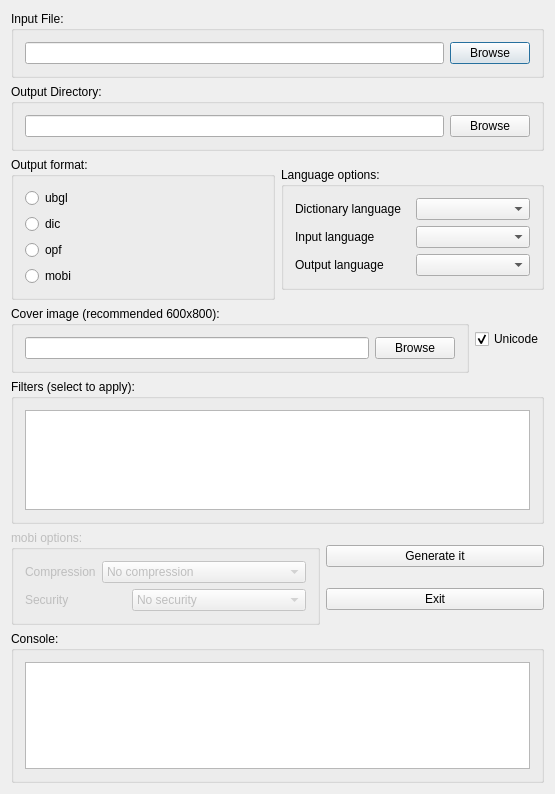
<?xml version="1.0" encoding="UTF-8"?>
<ui version="4.0">
 <class>QtBGLConverter</class>
 <widget class="QDialog" name="QtBGLConverter">
  <property name="geometry">
   <rect>
    <x>0</x>
    <y>0</y>
    <width>555</width>
    <height>794</height>
   </rect>
  </property>
  <property name="sizePolicy">
   <sizepolicy hsizetype="Preferred" vsizetype="Preferred">
    <horstretch>0</horstretch>
    <verstretch>0</verstretch>
   </sizepolicy>
  </property>
  <property name="windowTitle">
   <string>QtBGLConverter</string>
  </property>
  <layout class="QVBoxLayout" name="verticalLayout_2">
   <item>
    <widget class="QGroupBox" name="inputFileBox">
     <property name="sizePolicy">
      <sizepolicy hsizetype="Preferred" vsizetype="Fixed">
       <horstretch>0</horstretch>
       <verstretch>0</verstretch>
      </sizepolicy>
     </property>
     <property name="title">
      <string>Input File:</string>
     </property>
     <layout class="QHBoxLayout" name="horizontalLayout_7">
      <item>
       <widget class="QLineEdit" name="inputFileText"/>
      </item>
      <item>
       <widget class="QPushButton" name="inputBrowseButton">
        <property name="text">
         <string>Browse</string>
        </property>
       </widget>
      </item>
     </layout>
    </widget>
   </item>
   <item>
    <widget class="QGroupBox" name="outputDirectoryBox">
     <property name="sizePolicy">
      <sizepolicy hsizetype="Preferred" vsizetype="Fixed">
       <horstretch>0</horstretch>
       <verstretch>0</verstretch>
      </sizepolicy>
     </property>
     <property name="title">
      <string>Output Directory:</string>
     </property>
     <layout class="QHBoxLayout" name="horizontalLayout_8">
      <item>
       <widget class="QLineEdit" name="outputDirectoryText"/>
      </item>
      <item>
       <widget class="QPushButton" name="outputBrowseButton">
        <property name="text">
         <string>Browse</string>
        </property>
       </widget>
      </item>
     </layout>
    </widget>
   </item>
   <item>
    <layout class="QHBoxLayout" name="horizontalLayout">
     <item>
      <widget class="QGroupBox" name="outputTypeBox">
       <property name="sizePolicy">
        <sizepolicy hsizetype="Preferred" vsizetype="Fixed">
         <horstretch>0</horstretch>
         <verstretch>0</verstretch>
        </sizepolicy>
       </property>
       <property name="title">
        <string>Output format:</string>
       </property>
       <layout class="QVBoxLayout" name="verticalLayout_3">
        <item>
         <widget class="QRadioButton" name="ubglRadio">
          <property name="text">
           <string>ubgl</string>
          </property>
         </widget>
        </item>
        <item>
         <widget class="QRadioButton" name="dicRadio">
          <property name="text">
           <string>dic</string>
          </property>
         </widget>
        </item>
        <item>
         <widget class="QRadioButton" name="opfRadio">
          <property name="text">
           <string>opf</string>
          </property>
         </widget>
        </item>
        <item>
         <widget class="QRadioButton" name="mobiRadio">
          <property name="text">
           <string>mobi</string>
          </property>
         </widget>
        </item>
       </layout>
      </widget>
     </item>
     <item>
      <widget class="QGroupBox" name="languageOptionsBox">
       <property name="sizePolicy">
        <sizepolicy hsizetype="Preferred" vsizetype="Fixed">
         <horstretch>0</horstretch>
         <verstretch>0</verstretch>
        </sizepolicy>
       </property>
       <property name="title">
        <string>Language options:</string>
       </property>
       <layout class="QVBoxLayout" name="verticalLayout_4">
        <item>
         <layout class="QHBoxLayout" name="horizontalLayout_4">
          <item>
           <widget class="QLabel" name="dictionaryLanguageText">
            <property name="text">
             <string>Dictionary language</string>
            </property>
            <property name="wordWrap">
             <bool>false</bool>
            </property>
           </widget>
          </item>
          <item>
           <widget class="QComboBox" name="dictionaryLanguageBox"/>
          </item>
         </layout>
        </item>
        <item>
         <layout class="QHBoxLayout" name="horizontalLayout_5">
          <item>
           <widget class="QLabel" name="inputLanguageText">
            <property name="text">
             <string>Input language</string>
            </property>
            <property name="wordWrap">
             <bool>false</bool>
            </property>
           </widget>
          </item>
          <item>
           <widget class="QComboBox" name="inputLanguageBox"/>
          </item>
         </layout>
        </item>
        <item>
         <layout class="QHBoxLayout" name="horizontalLayout_6">
          <item>
           <widget class="QLabel" name="outputLanguageText">
            <property name="text">
             <string>Output language</string>
            </property>
            <property name="wordWrap">
             <bool>false</bool>
            </property>
           </widget>
          </item>
          <item>
           <widget class="QComboBox" name="outputLanguageBox"/>
          </item>
         </layout>
        </item>
       </layout>
      </widget>
     </item>
    </layout>
   </item>
   <item>
    <layout class="QHBoxLayout" name="horizontalLayout_2">
     <item>
      <widget class="QGroupBox" name="groupBox_6">
       <property name="title">
        <string>Cover image (recommended 600x800):</string>
       </property>
       <layout class="QHBoxLayout" name="horizontalLayout_11">
        <item>
         <widget class="QLineEdit" name="coverImageText"/>
        </item>
        <item>
         <widget class="QPushButton" name="coverImageBrowseButton">
          <property name="text">
           <string>Browse</string>
          </property>
         </widget>
        </item>
       </layout>
      </widget>
     </item>
     <item>
      <widget class="QCheckBox" name="unicodeCheckBox">
       <property name="text">
        <string>Unicode</string>
       </property>
       <property name="checked">
        <bool>true</bool>
       </property>
      </widget>
     </item>
    </layout>
   </item>
   <item>
    <widget class="QGroupBox" name="filtersBox">
     <property name="sizePolicy">
      <sizepolicy hsizetype="Preferred" vsizetype="Fixed">
       <horstretch>0</horstretch>
       <verstretch>0</verstretch>
      </sizepolicy>
     </property>
     <property name="title">
      <string>Filters (select to apply):</string>
     </property>
     <layout class="QHBoxLayout" name="horizontalLayout_12">
      <item>
       <widget class="QListWidget" name="filtersList">
        <property name="sizePolicy">
         <sizepolicy hsizetype="Expanding" vsizetype="Expanding">
          <horstretch>0</horstretch>
          <verstretch>0</verstretch>
         </sizepolicy>
        </property>
        <property name="maximumSize">
         <size>
          <width>16777215</width>
          <height>100</height>
         </size>
        </property>
        <property name="selectionMode">
         <enum>QAbstractItemView::MultiSelection</enum>
        </property>
       </widget>
      </item>
     </layout>
    </widget>
   </item>
   <item>
    <layout class="QHBoxLayout" name="horizontalLayout_3">
     <item>
      <widget class="QGroupBox" name="mobiOptions">
       <property name="enabled">
        <bool>false</bool>
       </property>
       <property name="sizePolicy">
        <sizepolicy hsizetype="Preferred" vsizetype="Fixed">
         <horstretch>0</horstretch>
         <verstretch>0</verstretch>
        </sizepolicy>
       </property>
       <property name="title">
        <string>mobi options:</string>
       </property>
       <layout class="QVBoxLayout" name="verticalLayout_5">
        <item>
         <layout class="QHBoxLayout" name="horizontalLayout_9">
          <item>
           <widget class="QLabel" name="textLabel4">
            <property name="text">
             <string>Compression</string>
            </property>
            <property name="wordWrap">
             <bool>false</bool>
            </property>
           </widget>
          </item>
          <item>
           <widget class="QComboBox" name="compressionComboBox">
            <property name="currentIndex">
             <number>0</number>
            </property>
            <property name="maxCount">
             <number>3</number>
            </property>
            <item>
             <property name="text">
              <string>No compression</string>
             </property>
            </item>
            <item>
             <property name="text">
              <string>Standard compression</string>
             </property>
            </item>
            <item>
             <property name="text">
              <string>Mobipocket huffdic compression</string>
             </property>
            </item>
           </widget>
          </item>
         </layout>
        </item>
        <item>
         <layout class="QHBoxLayout" name="horizontalLayout_10">
          <item>
           <widget class="QLabel" name="textLabel5">
            <property name="text">
             <string>Security</string>
            </property>
            <property name="wordWrap">
             <bool>false</bool>
            </property>
           </widget>
          </item>
          <item>
           <widget class="QComboBox" name="securityComboBox">
            <property name="maxCount">
             <number>3</number>
            </property>
            <item>
             <property name="text">
              <string>No security</string>
             </property>
            </item>
            <item>
             <property name="text">
              <string>Encrypted content</string>
             </property>
            </item>
            <item>
             <property name="text">
              <string>PID secured (retargetable)</string>
             </property>
            </item>
           </widget>
          </item>
         </layout>
        </item>
       </layout>
      </widget>
     </item>
     <item>
      <layout class="QVBoxLayout" name="verticalLayout">
       <item>
        <widget class="QPushButton" name="generateButton">
         <property name="text">
          <string>Generate it</string>
         </property>
        </widget>
       </item>
       <item>
        <widget class="QPushButton" name="exitButton">
         <property name="mouseTracking">
          <bool>false</bool>
         </property>
         <property name="text">
          <string>Exit</string>
         </property>
        </widget>
       </item>
      </layout>
     </item>
    </layout>
   </item>
   <item>
    <widget class="QGroupBox" name="consoleBox">
     <property name="title">
      <string>Console:</string>
     </property>
     <layout class="QHBoxLayout" name="horizontalLayout_14">
      <item>
       <widget class="QPlainTextEdit" name="console">
        <property name="enabled">
         <bool>true</bool>
        </property>
        <property name="sizePolicy">
         <sizepolicy hsizetype="Expanding" vsizetype="Expanding">
          <horstretch>0</horstretch>
          <verstretch>0</verstretch>
         </sizepolicy>
        </property>
        <property name="cursor" stdset="0">
         <cursorShape>IBeamCursor</cursorShape>
        </property>
        <property name="acceptDrops">
         <bool>false</bool>
        </property>
        <property name="tabChangesFocus">
         <bool>true</bool>
        </property>
        <property name="readOnly">
         <bool>true</bool>
        </property>
        <property name="textInteractionFlags">
         <set>Qt::LinksAccessibleByKeyboard|Qt::LinksAccessibleByMouse|Qt::TextBrowserInteraction|Qt::TextSelectableByKeyboard|Qt::TextSelectableByMouse</set>
        </property>
       </widget>
      </item>
     </layout>
    </widget>
   </item>
  </layout>
 </widget>
 <layoutdefault spacing="6" margin="11"/>
 <pixmapfunction>qPixmapFromMimeSource</pixmapfunction>
 <resources/>
 <connections/>
</ui>
